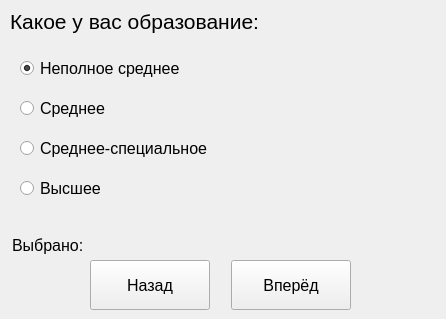
<?xml version="1.0" encoding="UTF-8"?>
<ui version="4.0">
 <class>MainWindow</class>
 <widget class="QMainWindow" name="MainWindow">
  <property name="geometry">
   <rect>
    <x>0</x>
    <y>0</y>
    <width>446</width>
    <height>319</height>
   </rect>
  </property>
  <property name="minimumSize">
   <size>
    <width>446</width>
    <height>319</height>
   </size>
  </property>
  <property name="maximumSize">
   <size>
    <width>446</width>
    <height>319</height>
   </size>
  </property>
  <property name="windowTitle">
   <string>MainWindow</string>
  </property>
  <widget class="QWidget" name="centralwidget">
   <widget class="QLabel" name="label_task">
    <property name="geometry">
     <rect>
      <x>10</x>
      <y>6</y>
      <width>351</width>
      <height>31</height>
     </rect>
    </property>
    <property name="font">
     <font>
      <family>Segoe UI</family>
      <pointsize>16</pointsize>
     </font>
    </property>
    <property name="text">
     <string>Какое у вас образование:</string>
    </property>
   </widget>
   <widget class="QLabel" name="label_img">
    <property name="geometry">
     <rect>
      <x>220</x>
      <y>50</y>
      <width>200</width>
      <height>181</height>
     </rect>
    </property>
    <property name="text">
     <string/>
    </property>
   </widget>
   <widget class="QPushButton" name="btn_next">
    <property name="geometry">
     <rect>
      <x>231</x>
      <y>260</y>
      <width>120</width>
      <height>50</height>
     </rect>
    </property>
    <property name="font">
     <font>
      <family>Segoe UI</family>
      <pointsize>12</pointsize>
     </font>
    </property>
    <property name="text">
     <string>Вперёд</string>
    </property>
   </widget>
   <widget class="QPushButton" name="btn_back">
    <property name="geometry">
     <rect>
      <x>90</x>
      <y>260</y>
      <width>120</width>
      <height>50</height>
     </rect>
    </property>
    <property name="font">
     <font>
      <family>Segoe UI</family>
      <pointsize>12</pointsize>
     </font>
    </property>
    <property name="text">
     <string>Назад</string>
    </property>
   </widget>
   <widget class="QLabel" name="label_selected">
    <property name="geometry">
     <rect>
      <x>12</x>
      <y>235</y>
      <width>421</width>
      <height>21</height>
     </rect>
    </property>
    <property name="font">
     <font>
      <family>Segoe UI</family>
      <pointsize>12</pointsize>
     </font>
    </property>
    <property name="text">
     <string>Выбрано:</string>
    </property>
   </widget>
   <widget class="QRadioButton" name="radioButton_1">
    <property name="geometry">
     <rect>
      <x>20</x>
      <y>60</y>
      <width>191</width>
      <height>17</height>
     </rect>
    </property>
    <property name="font">
     <font>
      <pointsize>12</pointsize>
     </font>
    </property>
    <property name="text">
     <string>Неполное среднее</string>
    </property>
    <property name="checked">
     <bool>true</bool>
    </property>
   </widget>
   <widget class="QRadioButton" name="radioButton_2">
    <property name="geometry">
     <rect>
      <x>20</x>
      <y>100</y>
      <width>191</width>
      <height>17</height>
     </rect>
    </property>
    <property name="font">
     <font>
      <pointsize>12</pointsize>
     </font>
    </property>
    <property name="text">
     <string>Среднее</string>
    </property>
   </widget>
   <widget class="QRadioButton" name="radioButton_3">
    <property name="geometry">
     <rect>
      <x>20</x>
      <y>140</y>
      <width>191</width>
      <height>17</height>
     </rect>
    </property>
    <property name="font">
     <font>
      <pointsize>12</pointsize>
     </font>
    </property>
    <property name="text">
     <string>Среднее-специальное</string>
    </property>
   </widget>
   <widget class="QRadioButton" name="radioButton_4">
    <property name="geometry">
     <rect>
      <x>20</x>
      <y>180</y>
      <width>191</width>
      <height>17</height>
     </rect>
    </property>
    <property name="font">
     <font>
      <pointsize>12</pointsize>
     </font>
    </property>
    <property name="text">
     <string>Высшее</string>
    </property>
   </widget>
  </widget>
 </widget>
 <resources/>
 <connections/>
</ui>
